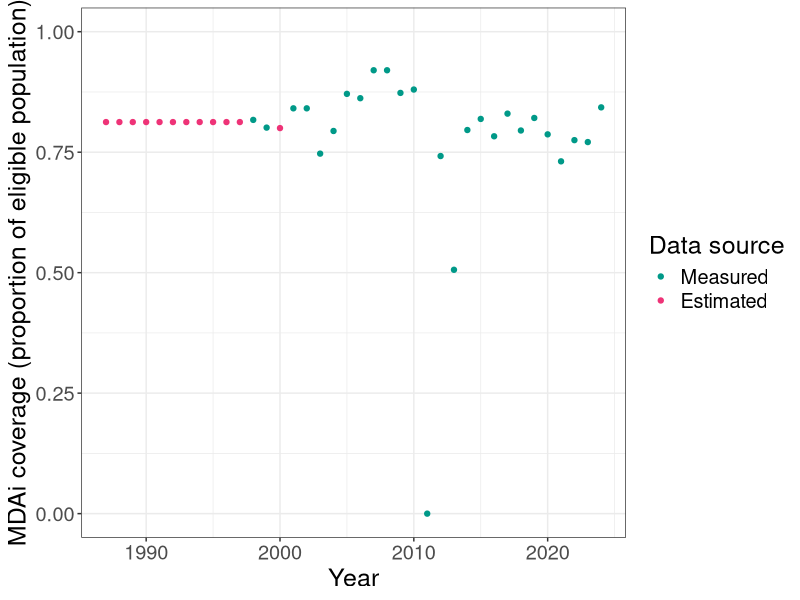

The R source for this figure:
###############################################################################
## Figure S1: MDAi coverage in Asubende, Ghana, 1987-2024
###############################################################################
##
## PURPOSE
##
## Plot MDAi coverage through time
##
## Coverage values unavailable for 1987-1997 are set to 65% and the unavailable
## 1998 coverage value is set to 80%. No MDAi was implemented in 2011.
##
## This script is self-contained and does not require model simulation outputs.
##
## OUTPUT
##
##   figures/SF1.png
##
###############################################################################

library(ggplot2)

dir.create("figures", showWarnings = FALSE, recursive = TRUE)

coverage <- c(
  c(65, 65, 65, 65, 65,
  65, 65, 65, 65, 65,
  65)/0.8, 81.7, 80.1, 80, 84.10,
  84.10, 74.70, 79.40, 87.10, 86.20,
  92.00, 92, 87.30, 88.00, 0.00, 74.20,
  50.60, 79.60, 81.90, 78.30, 83.00,
  79.50, 82.10, 78.70, 73.10, 77.50,
  77.10, 84.30
) / 100

coverage_data <- data.frame(
  Year = 1987:2024,
  Coverage = coverage
)

coverage_data$Data_source <- ifelse(
  coverage_data$Year %in% 1987:1997 |
    coverage_data$Year == 2000,
  "Estimated",
  "Measured"
)

coverage_data$Data_source <- factor(
  coverage_data$Data_source,
  levels = c("Measured", "Estimated")
)

p <- ggplot(
  coverage_data,
  aes(
    x = Year,
    y = Coverage,
    colour = Data_source
  )
) +
  geom_point() +
  scale_colour_manual(
    values = c(
      "Measured" = "#009988",
      "Estimated" = "#EE3377"
    )
  ) +
  coord_cartesian(
    xlim = c(1987, 2024),
    ylim = c(0, 1)
  ) +
  labs(
    x = "Year",
    y = "MDAi coverage (proportion of eligible population)",
    colour = "Data source"
  ) +
  theme_bw() +
  theme(
    text = element_text(size = 18)
  )

ggsave(
  "figures/SF1.png",
  plot = p,
  width = 8,
  height = 6,
  dpi = 300
)
